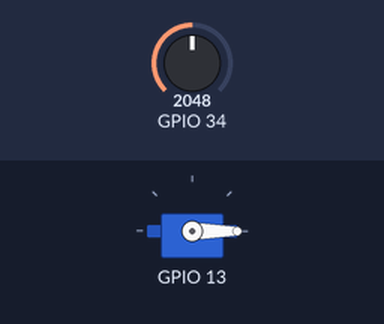
Bench run of a sketch on a simulated ESP32. Parts: servo. The test bench sets the inputs (shaded band); at power-on: GPIO 34 = 2048. WiFi joins after 1.5 s; servers stay silent unless stated; uploads are accepted with an empty reply; what the sketch prints to the serial monitor is not drawn.

Above: at 1.75 s.
At 63.25 s:
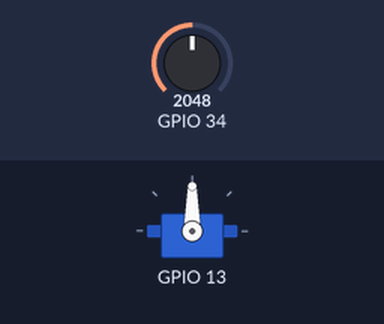
Timing chart, 0 to 81.8 s (numbered marks = the images above):
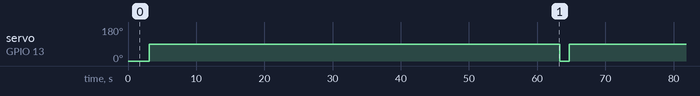

The sketch:

iot_main.ino.ino
```cpp
#include <ESP32Servo.h>
#include <WiFi.h>
#include <ArduinoJson.h>
#include <HTTPClient.h>

// ======== Konstanta untuk Jenis Perintah dari Server ========
#define OPEN_KERAN 1              // Buka servo (keran terbuka)
#define CLOSE_KERAN 2             // Tutup servo (keran tertutup)
#define UPDATE_BATAS_NH3 3        // Update nilai ambang amonia

// ======== Konstanta untuk Status Perintah dari Server ========
#define PENDING 11
#define SUCCESS 12
#define FAILED 13

// ======== Konfigurasi WiFi dan Server ========
const char* SSID = "WIFI_KAMU";             // Ganti dengan SSID WiFi
const char* PASSWORD = "PASSWORD_KAMU";     // Ganti dengan Password WiFi

const char* BASE_URL = "http://example.com";  // URL server backend
const char* endpointStatus = "/api/iot/status";       // Endpoint POST status kadar amonia
const char* endpointSettings = "/api/iot/settings";   // Endpoint GET pengaturan ambang NH3
const char* endpointCommands = "/api/iot/1/commands/"; // Endpoint GET perintah untuk IoT

const int ID_KOLAM = 1;  // ID kolam, dikirim saat upload data

// ======== Kelas SensorAmonia ========
// Bertanggung jawab membaca sensor gas, mengatur servo, dan logika pemicuan
class SensorAmonia {
  int pin;                  // Pin analog sensor gas
  int batas;                // Ambang batas kadar amonia
  unsigned long jeda;       // Waktu delay setelah servo aktif (milidetik)
  bool terpicu;             // Status apakah servo sedang aktif
  unsigned long terakhirAktif;  // Waktu terakhir servo diaktifkan
  Servo servo;              // Objek servo (mengontrol keran)

public:
  SensorAmonia(int _pin, int _batas, unsigned long _jeda, int pinServo)
    : pin(_pin), batas(_batas), jeda(_jeda), terpicu(false), terakhirAktif(0) {
    servo.setPeriodHertz(50);      // Frekuensi servo (standar PWM untuk servo)
    servo.attach(pinServo);        // Pasang servo ke pin
    servo.write(0);                // Tutup servo saat awal
  }

  // Fungsi untuk membaca nilai analog sensor
  int baca() {
    return analogRead(pin);
  }

  // Mengecek apakah gas melebihi ambang dan aktifkan servo jika perlu
  int cekDanAktifkan() {
    int nilai = baca();
    unsigned long now = millis();

    Serial.print("Amonia: ");
    Serial.println(nilai);

    // Jika belum terpicu dan gas tinggi, aktifkan servo
    if (!terpicu && nilai > batas) {
      servo.write(90);  // Buka keran
      mulaiCooldown();
      Serial.println("!!! TERPICU: Gas tinggi - Servo aktif");
    }

    // Jika waktu sudah lewat, reset servo
    if (terpicu && now - terakhirAktif > jeda) {
      servo.write(0);  // Tutup keran
      terpicu = false;
      Serial.println("RESET: Cooldown selesai - Servo off");
    }

    return nilai;
  }

  void mulaiCooldown() {
    terakhirAktif = millis();
    terpicu = true;
  }


  unsigned long int ambilNilaiCooldownTersisa(){
    unsigned long now = millis();  // Tambahkan ini
    if (now - terakhirAktif > jeda){
      return 0;
    } else {
      return jeda - (now - terakhirAktif);
    }
  }

  // Paksa buka servo dari perintah server
  void paksaBuka() {
    servo.write(90);
    Serial.println("Servo dipaksa buka");
  }

  // Paksa tutup servo dari perintah server
  void paksaTutup() {
    servo.write(0);
    Serial.println("Servo dipaksa tutup");
  }

  // Update ambang batas dari server
  void aturBatas(int b) {
    batas = b;
    Serial.print("Ambang baru: ");
    Serial.println(batas);
  }

  bool isTerpicu() {
  return terpicu;
}

  int getBatas() { return batas; } // Getter ambang jika dibutuhkan
};

// ======== Kelas IoTClient ========
// Bertanggung jawab untuk koneksi WiFi dan komunikasi HTTP
class IoTClient {
public:
  // Menghubungkan ke WiFi
  void connectWifi(const char* ssid, const char* pass) {
    WiFi.begin(ssid, pass);
    Serial.print("Menghubungkan WiFi");
    while (WiFi.status() != WL_CONNECTED) {
      delay(500); Serial.print(".");
    }
    Serial.println("\nWiFi Terhubung");
  }

  // Mengirim status kadar amonia (POST)
  void kirimStatus(int nilai, unsigned long int cooldown_tersisa, bool terpicu) {
    if (WiFi.status() != WL_CONNECTED) return;

    HTTPClient http;
    String url = String(BASE_URL) + endpointStatus;
    http.begin(url);
    http.addHeader("Content-Type", "application/json");

    // Buat JSON body
    StaticJsonDocument<200> doc;
    doc["id_kolam"] = ID_KOLAM;
    doc["nilai_amonia"] = nilai;
    doc["cooldown_tersisa"] = cooldown_tersisa ;  // menggunakan Milisecond
    doc["keran_terbuka"] = terpicu;

    String body;
    serializeJson(doc, body);

    // Kirim POST
    int code = http.POST(body);
    Serial.print("[POST Status] HTTP: ");
    Serial.println(code);
    http.end();
  }


  void kirimStatusPerintah(int id_perintah, int status, char *pesan) {
    if (WiFi.status() != WL_CONNECTED) return;

    HTTPClient http;
    String url = String(BASE_URL) + "/api/iot/1/commands/update-status";
    http.begin(url);
    http.addHeader("Content-Type", "application/json");

    StaticJsonDocument<128> doc;
    doc["id_perintah"] = id_perintah;
    doc["status"] = status;
    doc["pesan"] = pesan;

    String body;
    serializeJson(doc, body);

    int httpCode = http.PUT(body);
    Serial.print("[UPDATE STATUS] HTTP: ");
    Serial.println(httpCode);
    http.end();
  }


  // Mengambil nilai ambang dari server (GET)
  void ambilSetting(SensorAmonia& sensor) {
    if (WiFi.status() != WL_CONNECTED) return;

    HTTPClient http;
    String url = String(BASE_URL) + endpointSettings;
    http.begin(url);
    int code = http.GET();

    if (code == 200) {
      String payload = http.getString();
      StaticJsonDocument<256> doc;
      if (!deserializeJson(doc, payload)) {
        sensor.aturBatas(doc["batasan_amonia"]);
      }
    }
    http.end();
  }

  // Mengambil perintah server untuk kontrol IoT (GET)
  void ambilPerintah(SensorAmonia& sensor) {
    if (WiFi.status() != WL_CONNECTED) return;

    HTTPClient http;
    String url = String(BASE_URL) + endpointCommands;
    http.begin(url);
    int code = http.GET();

    if (code == 200) {
      String payload = http.getString();
      StaticJsonDocument<512> doc;
      if (!deserializeJson(doc, payload)) {
        JsonObject cmd = doc["id_kolam"];
        int tipe = cmd["tipe"];
        int id_perintah = cmd["id"];
        JsonObject data = cmd["data"];

        bool sukses = true;
        char *pesan = "Perintah Sukses";

        switch (tipe) {
          case OPEN_KERAN:
            sensor.paksaBuka();
            sensor.mulaiCooldown();  // Aktifkan timer cooldown
            break;
          case CLOSE_KERAN:
            if (sensor.ambilNilaiCooldownTersisa() == 0){
              sensor.paksaTutup();
            } else {
              sukses = false;
              pesan = "Keran masih dalam cooldown";
            }
            break;
          case UPDATE_BATAS_NH3:
            if (data.containsKey("batas")) {
              sensor.aturBatas(data["batas"]);
            } else {
              sukses = false;
            }
            break;
          default:
            sukses = false;
            Serial.println("Perintah tidak dikenal");
        }

        kirimStatusPerintah(id_perintah, sukses ? SUCCESS : FAILED, pesan);
      }
    }
    http.end();
  }

};

// ======== Objek Global ========
SensorAmonia sensor(34, 600, 60000, 13);  // pin sensor, ambang, delay(ms), pin servo
IoTClient client;                         // pengelola WiFi dan HTTP

// ======== Setup (dijalankan sekali saat boot) ========
void setup() {
  Serial.begin(115200);             // Mulai komunikasi serial
  client.connectWifi(SSID, PASSWORD); // Koneksi ke WiFi
  client.ambilSetting(sensor);     // Ambil konfigurasi awal dari server
}

// ======== Loop utama (berjalan terus) ========
void loop() {
  int nilai = sensor.cekDanAktifkan();  // Baca dan proses sensor
  client.kirimStatus(nilai, sensor.ambilNilaiCooldownTersisa(), sensor.isTerpicu());            // Kirim nilai ke server
  client.ambilPerintah(sensor);         // Ambil perintah dari server
  delay(1000);                          // Delay 1 detik antar siklus
}
```

Measured:
- by itself, servo on GPIO 13: alternates 90° for 60.2 s and 0° for 1.4 s
